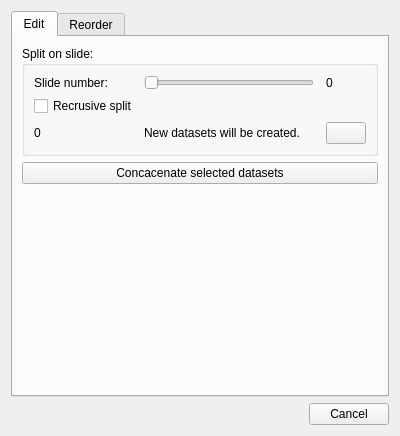
<?xml version="1.0" encoding="UTF-8"?>
<ui version="4.0">
 <class>StackProcessorUI</class>
 <widget class="QWidget" name="StackProcessorUI">
  <property name="geometry">
   <rect>
    <x>0</x>
    <y>0</y>
    <width>400</width>
    <height>436</height>
   </rect>
  </property>
  <property name="windowTitle">
   <string>Process Stack: </string>
  </property>
  <property name="windowIcon">
   <iconset resource="../../resources.qrc">
    <normaloff>:/icons/resources/gimp-pro/images/gimp-layer.png</normaloff>:/icons/resources/gimp-pro/images/gimp-layer.png</iconset>
  </property>
  <layout class="QVBoxLayout" name="verticalLayout_2">
   <item>
    <widget class="QTabWidget" name="tabWidget">
     <property name="tabPosition">
      <enum>QTabWidget::North</enum>
     </property>
     <property name="currentIndex">
      <number>0</number>
     </property>
     <widget class="QWidget" name="tab">
      <attribute name="title">
       <string>Edit</string>
      </attribute>
      <layout class="QVBoxLayout" name="verticalLayout">
       <item>
        <widget class="QGroupBox" name="groupBox">
         <property name="title">
          <string>Split on slide: </string>
         </property>
         <layout class="QGridLayout" name="gridLayout_3">
          <item row="0" column="1">
           <widget class="QSlider" name="sld_slice_num">
            <property name="orientation">
             <enum>Qt::Horizontal</enum>
            </property>
           </widget>
          </item>
          <item row="0" column="0">
           <widget class="QLabel" name="label">
            <property name="text">
             <string>Slide number: </string>
            </property>
           </widget>
          </item>
          <item row="2" column="0">
           <widget class="QLabel" name="label_3">
            <property name="text">
             <string>0</string>
            </property>
           </widget>
          </item>
          <item row="2" column="1" colspan="2">
           <widget class="QLabel" name="label_4">
            <property name="text">
             <string>New datasets will be created.</string>
            </property>
           </widget>
          </item>
          <item row="2" column="3">
           <widget class="QPushButton" name="psh_split_on_slide">
            <property name="text">
             <string/>
            </property>
            <property name="icon">
             <iconset resource="../../resources.qrc">
              <normaloff>:/icons/resources/gimp-pro/images/gtk-yes.png</normaloff>:/icons/resources/gimp-pro/images/gtk-yes.png</iconset>
            </property>
           </widget>
          </item>
          <item row="0" column="3">
           <widget class="QLabel" name="label_2">
            <property name="minimumSize">
             <size>
              <width>40</width>
              <height>0</height>
             </size>
            </property>
            <property name="text">
             <string>0</string>
            </property>
           </widget>
          </item>
          <item row="1" column="0">
           <widget class="QCheckBox" name="chk_recrusive">
            <property name="text">
             <string>Recrusive split</string>
            </property>
           </widget>
          </item>
         </layout>
        </widget>
       </item>
       <item>
        <widget class="QPushButton" name="psh_concacenate">
         <property name="text">
          <string>Concacenate selected datasets</string>
         </property>
        </widget>
       </item>
       <item>
        <spacer name="verticalSpacer">
         <property name="orientation">
          <enum>Qt::Vertical</enum>
         </property>
         <property name="sizeHint" stdset="0">
          <size>
           <width>20</width>
           <height>40</height>
          </size>
         </property>
        </spacer>
       </item>
      </layout>
     </widget>
     <widget class="QWidget" name="tab_3">
      <attribute name="title">
       <string>Reorder</string>
      </attribute>
      <layout class="QGridLayout" name="gridLayout_5">
       <item row="3" column="0">
        <spacer name="verticalSpacer_3">
         <property name="orientation">
          <enum>Qt::Vertical</enum>
         </property>
         <property name="sizeHint" stdset="0">
          <size>
           <width>20</width>
           <height>40</height>
          </size>
         </property>
        </spacer>
       </item>
       <item row="2" column="0">
        <widget class="QGroupBox" name="groupBox_3">
         <property name="title">
          <string>Reslice</string>
         </property>
         <layout class="QVBoxLayout" name="verticalLayout_4">
          <item>
           <widget class="QPushButton" name="psh_reverse_order">
            <property name="text">
             <string>Reverse slide order</string>
            </property>
           </widget>
          </item>
          <item>
           <widget class="QPushButton" name="psh_human_order">
            <property name="text">
             <string>Rearrange slides to human sorting</string>
            </property>
           </widget>
          </item>
         </layout>
        </widget>
       </item>
      </layout>
     </widget>
    </widget>
   </item>
   <item>
    <layout class="QHBoxLayout" name="horizontalLayout">
     <item>
      <spacer name="horizontalSpacer">
       <property name="orientation">
        <enum>Qt::Horizontal</enum>
       </property>
       <property name="sizeHint" stdset="0">
        <size>
         <width>40</width>
         <height>20</height>
        </size>
       </property>
      </spacer>
     </item>
     <item>
      <widget class="QPushButton" name="psh_Cancel">
       <property name="text">
        <string>Cancel</string>
       </property>
      </widget>
     </item>
    </layout>
   </item>
  </layout>
 </widget>
 <resources>
  <include location="../../resources.qrc"/>
 </resources>
 <connections>
  <connection>
   <sender>psh_Cancel</sender>
   <signal>clicked()</signal>
   <receiver>StackProcessorUI</receiver>
   <slot>close()</slot>
   <hints>
    <hint type="sourcelabel">
     <x>296</x>
     <y>277</y>
    </hint>
    <hint type="destinationlabel">
     <x>199</x>
     <y>149</y>
    </hint>
   </hints>
  </connection>
 </connections>
</ui>
